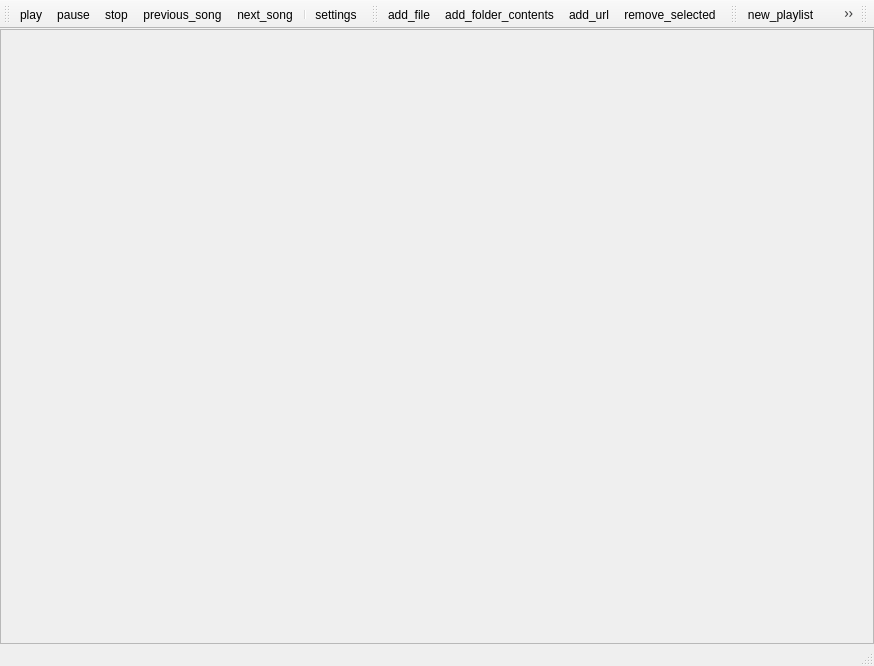
<?xml version="1.0" encoding="UTF-8"?>
<ui version="4.0">
 <class>main_window</class>
 <widget class="QMainWindow" name="main_window">
  <property name="geometry">
   <rect>
    <x>0</x>
    <y>0</y>
    <width>874</width>
    <height>666</height>
   </rect>
  </property>
  <property name="windowTitle">
   <string>Ion</string>
  </property>
  <widget class="QWidget" name="centralwidget">
   <layout class="QHBoxLayout" name="horizontalLayout_2">
    <property name="spacing">
     <number>0</number>
    </property>
    <property name="margin">
     <number>0</number>
    </property>
    <item>
     <widget class="QStackedWidget" name="central_pages">
      <property name="frameShape">
       <enum>QFrame::StyledPanel</enum>
      </property>
      <property name="frameShadow">
       <enum>QFrame::Sunken</enum>
      </property>
      <property name="currentIndex">
       <number>0</number>
      </property>
      <widget class="QWidget" name="tabs_page">
       <layout class="QHBoxLayout" name="horizontalLayout">
        <property name="spacing">
         <number>0</number>
        </property>
        <property name="margin">
         <number>0</number>
        </property>
        <item>
         <widget class="QTabWidget" name="playlist_tab_widget">
          <property name="documentMode">
           <bool>true</bool>
          </property>
          <property name="tabsClosable">
           <bool>true</bool>
          </property>
         </widget>
        </item>
       </layout>
      </widget>
      <widget class="QWidget" name="backend_not_configured_page">
       <layout class="QHBoxLayout" name="horizontalLayout_3">
        <property name="spacing">
         <number>0</number>
        </property>
        <property name="margin">
         <number>0</number>
        </property>
        <item>
         <widget class="QLabel" name="label">
          <property name="text">
           <string>The backend is not configured properly.
Please check if the backend filename is set correctly.
Use the settings button above to open the dialog window.</string>
          </property>
          <property name="scaledContents">
           <bool>false</bool>
          </property>
          <property name="alignment">
           <set>Qt::AlignCenter</set>
          </property>
          <property name="wordWrap">
           <bool>true</bool>
          </property>
         </widget>
        </item>
       </layout>
      </widget>
     </widget>
    </item>
   </layout>
  </widget>
  <widget class="QStatusBar" name="statusbar"/>
  <widget class="QToolBar" name="main_toolbar">
   <property name="windowTitle">
    <string>Main</string>
   </property>
   <attribute name="toolBarArea">
    <enum>TopToolBarArea</enum>
   </attribute>
   <attribute name="toolBarBreak">
    <bool>false</bool>
   </attribute>
   <addaction name="action_play"/>
   <addaction name="action_pause"/>
   <addaction name="action_stop"/>
   <addaction name="action_previous_song"/>
   <addaction name="action_next_song"/>
   <addaction name="separator"/>
   <addaction name="action_settings"/>
  </widget>
  <widget class="QToolBar" name="edit_playlist_toolbar">
   <property name="windowTitle">
    <string>Playlist editing actions</string>
   </property>
   <attribute name="toolBarArea">
    <enum>TopToolBarArea</enum>
   </attribute>
   <attribute name="toolBarBreak">
    <bool>false</bool>
   </attribute>
   <addaction name="action_add_file"/>
   <addaction name="action_add_folder_contents"/>
   <addaction name="action_add_url"/>
   <addaction name="action_remove_selected"/>
  </widget>
  <widget class="QToolBar" name="playlist_toolbar">
   <property name="windowTitle">
    <string>toolBar</string>
   </property>
   <attribute name="toolBarArea">
    <enum>TopToolBarArea</enum>
   </attribute>
   <attribute name="toolBarBreak">
    <bool>false</bool>
   </attribute>
   <addaction name="action_new_playlist"/>
   <addaction name="action_rename_playlist"/>
   <addaction name="action_delete_playlist"/>
  </widget>
  <widget class="QToolBar" name="sliders_toolbar">
   <property name="windowTitle">
    <string>Sliders</string>
   </property>
   <attribute name="toolBarArea">
    <enum>TopToolBarArea</enum>
   </attribute>
   <attribute name="toolBarBreak">
    <bool>false</bool>
   </attribute>
  </widget>
  <action name="action_play">
   <property name="icon">
    <iconset resource="resources.qrc">
     <normaloff>:/icons/play</normaloff>:/icons/play</iconset>
   </property>
   <property name="text">
    <string>play</string>
   </property>
  </action>
  <action name="action_pause">
   <property name="icon">
    <iconset resource="resources.qrc">
     <normaloff>:/icons/pause</normaloff>:/icons/pause</iconset>
   </property>
   <property name="text">
    <string>pause</string>
   </property>
  </action>
  <action name="action_stop">
   <property name="icon">
    <iconset resource="resources.qrc">
     <normaloff>:/icons/stop</normaloff>:/icons/stop</iconset>
   </property>
   <property name="text">
    <string>stop</string>
   </property>
  </action>
  <action name="action_previous_song">
   <property name="icon">
    <iconset resource="resources.qrc">
     <normaloff>:/icons/previous</normaloff>:/icons/previous</iconset>
   </property>
   <property name="text">
    <string>previous_song</string>
   </property>
   <property name="shortcut">
    <string>Media Previous</string>
   </property>
  </action>
  <action name="action_next_song">
   <property name="icon">
    <iconset resource="resources.qrc">
     <normaloff>:/icons/next</normaloff>:/icons/next</iconset>
   </property>
   <property name="text">
    <string>next_song</string>
   </property>
   <property name="shortcut">
    <string>Media Next</string>
   </property>
  </action>
  <action name="action_settings">
   <property name="icon">
    <iconset resource="resources.qrc">
     <normaloff>:/icons/settings</normaloff>:/icons/settings</iconset>
   </property>
   <property name="text">
    <string>settings</string>
   </property>
  </action>
  <action name="action_create_new_tab">
   <property name="icon">
    <iconset resource="resources.qrc">
     <normaloff>:/icons/new_tab</normaloff>:/icons/new_tab</iconset>
   </property>
   <property name="text">
    <string>create_new_tab</string>
   </property>
   <property name="toolTip">
    <string>create_new_tab</string>
   </property>
  </action>
  <action name="action_add_folder_contents">
   <property name="icon">
    <iconset resource="resources.qrc">
     <normaloff>:/icons/add_folder_contents</normaloff>:/icons/add_folder_contents</iconset>
   </property>
   <property name="text">
    <string>add_folder_contents</string>
   </property>
   <property name="toolTip">
    <string>add_folder_contents</string>
   </property>
  </action>
  <action name="action_add_file">
   <property name="icon">
    <iconset resource="resources.qrc">
     <normaloff>:/icons/add_file</normaloff>:/icons/add_file</iconset>
   </property>
   <property name="text">
    <string>add_file</string>
   </property>
  </action>
  <action name="action_add_url">
   <property name="icon">
    <iconset resource="resources.qrc">
     <normaloff>:/icons/add_url</normaloff>:/icons/add_url</iconset>
   </property>
   <property name="text">
    <string>add_url</string>
   </property>
  </action>
  <action name="action_remove_selected">
   <property name="icon">
    <iconset resource="resources.qrc">
     <normaloff>:/icons/remove_selected</normaloff>:/icons/remove_selected</iconset>
   </property>
   <property name="text">
    <string>remove_selected</string>
   </property>
  </action>
  <action name="action_new_playlist">
   <property name="icon">
    <iconset resource="resources.qrc">
     <normaloff>:/icons/new_playlist</normaloff>:/icons/new_playlist</iconset>
   </property>
   <property name="text">
    <string>new_playlist</string>
   </property>
  </action>
  <action name="action_delete_playlist">
   <property name="icon">
    <iconset resource="resources.qrc">
     <normaloff>:/icons/delete_playlist</normaloff>:/icons/delete_playlist</iconset>
   </property>
   <property name="text">
    <string>delete_playlist</string>
   </property>
  </action>
  <action name="action_rename_playlist">
   <property name="icon">
    <iconset resource="resources.qrc">
     <normaloff>:/icons/rename_playlist</normaloff>:/icons/rename_playlist</iconset>
   </property>
   <property name="text">
    <string>rename_playlist</string>
   </property>
  </action>
 </widget>
 <resources>
  <include location="resources.qrc"/>
 </resources>
 <connections/>
</ui>
